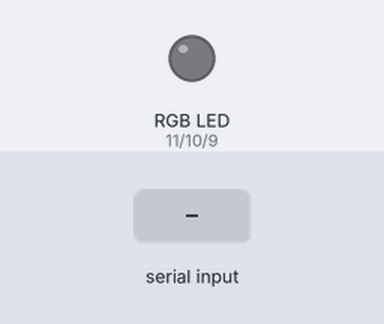
Bench run of a sketch on a simulated Arduino Uno, built with avr-gcc and run on an emulated ATmega328P. Shown: an RGB LED mixed from three pins (HIGH = lit). Inputs (shaded band) come from the test bench. Dim RGB values are drawn brighter than linear.

Above: at 1.2 s.
1.3 s: "r90\n" received over Serial
At 1.8 s:
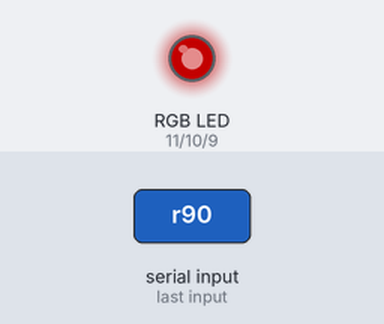
2.8 s: "r,45\n" received over Serial
At 4.0 s:
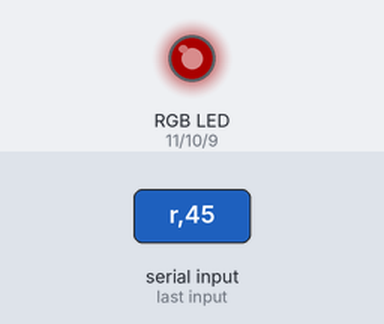
4.3 s: "g90\n" received over Serial
At 5.3 s:
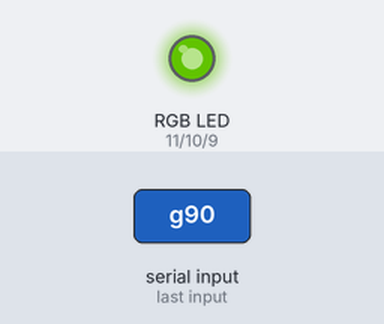
5.8 s: "g,45\n" received over Serial
At 6.4 s:
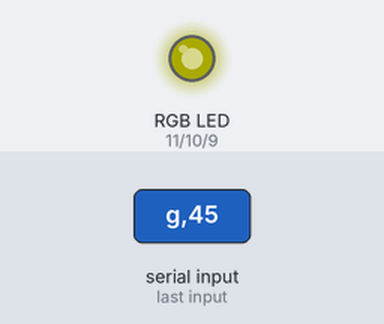
7.3 s: "b90\n" received over Serial
At 8.5 s:
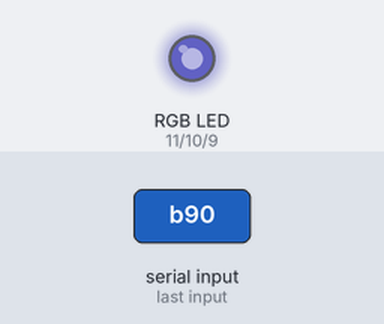
8.8 s: "b,45\n" received over Serial
At 9.9 s:
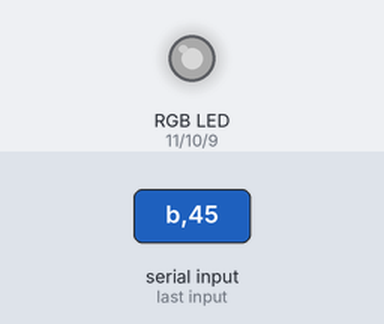
Timing chart, 0 to 11.3 s (numbered marks = the images above; inputs shaded):
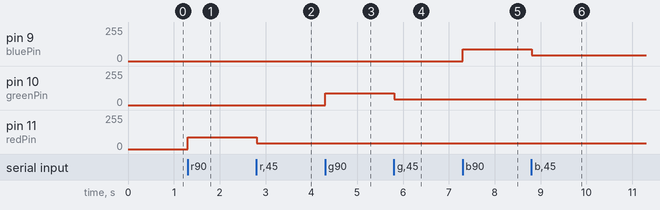

Measured:
- after the input at 1.3 s, pin 11 (redPin): 0/255 → 90/255 at once
- after the input at 2.8 s, pin 11 (redPin): 90/255 → 45/255 at once
- after the input at 4.3 s, pin 10 (greenPin): 0/255 → 90/255 at once
- after the input at 5.8 s, pin 10 (greenPin): 90/255 → 45/255 at once
- after the input at 7.3 s, pin 9 (bluePin): 0/255 → 90/255 at once
- after the input at 8.8 s, pin 9 (bluePin): 90/255 → 45/255 at once

The sketch:

rgbLedController.ino
```cpp
int redPin = 11;
int greenPin = 10;
int bluePin =  9;

void setup()
{
  pinMode(redPin, OUTPUT);
  pinMode(greenPin, OUTPUT);
  pinMode(bluePin, OUTPUT);
  Serial.begin(9600);
}

void loop()
{
  if (Serial.available()){
    char colorIdentifier = Serial.read();
    int value = Serial.parseInt();
    setColors(colorIdentifier, value);
  }
}

void setColors(char color, int value)
{
  if (color == 'r'){
    analogWrite(redPin, value);
    return;
  }
  if (color == 'g'){
    analogWrite(greenPin, value);
    return;
  }
  if (color == 'b'){
    analogWrite(bluePin, value);
    return;
  }
  return;
}
```
